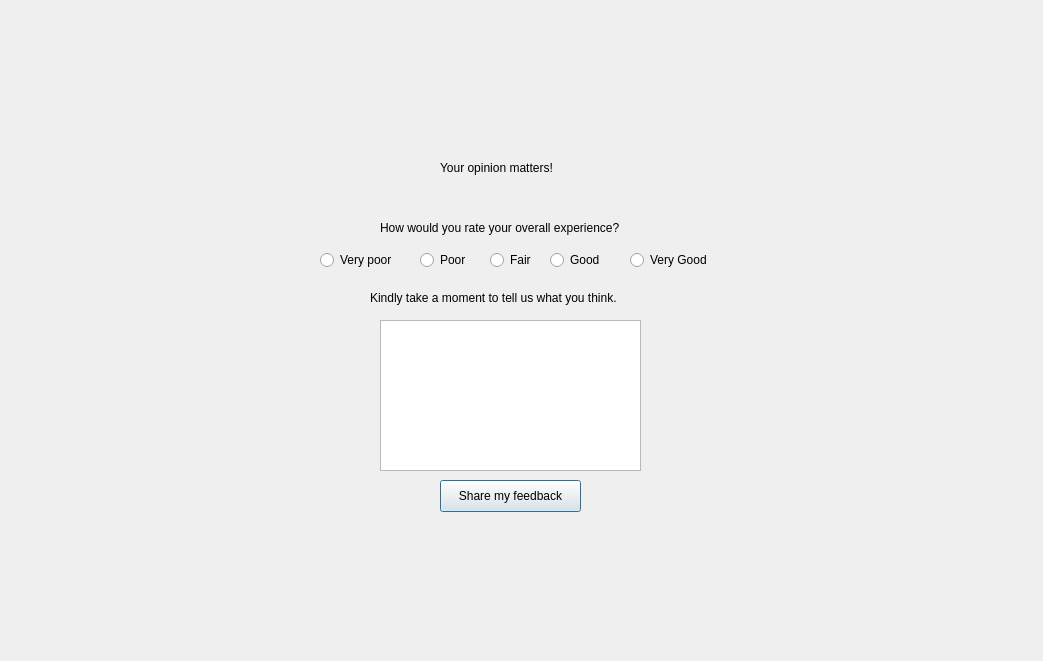
<?xml version="1.0" encoding="UTF-8"?>
<ui version="4.0">
 <class>FeedbackPage</class>
 <widget class="QDialog" name="FeedbackPage">
  <property name="geometry">
   <rect>
    <x>0</x>
    <y>0</y>
    <width>1043</width>
    <height>661</height>
   </rect>
  </property>
  <property name="windowTitle">
   <string>Dialog</string>
  </property>
  <widget class="QTextEdit" name="textEdit_writtenfeedback">
   <property name="geometry">
    <rect>
     <x>380</x>
     <y>320</y>
     <width>261</width>
     <height>151</height>
    </rect>
   </property>
  </widget>
  <widget class="QRadioButton" name="radioButton_poor">
   <property name="geometry">
    <rect>
     <x>420</x>
     <y>250</y>
     <width>99</width>
     <height>20</height>
    </rect>
   </property>
   <property name="text">
    <string>Poor</string>
   </property>
  </widget>
  <widget class="QLabel" name="label_thirdline">
   <property name="geometry">
    <rect>
     <x>370</x>
     <y>290</y>
     <width>281</width>
     <height>16</height>
    </rect>
   </property>
   <property name="text">
    <string>Kindly take a moment to tell us what you think.</string>
   </property>
  </widget>
  <widget class="QRadioButton" name="radioButton_verypoor">
   <property name="geometry">
    <rect>
     <x>320</x>
     <y>250</y>
     <width>99</width>
     <height>20</height>
    </rect>
   </property>
   <property name="text">
    <string>Very poor</string>
   </property>
  </widget>
  <widget class="QLabel" name="label_secondline">
   <property name="geometry">
    <rect>
     <x>380</x>
     <y>220</y>
     <width>271</width>
     <height>16</height>
    </rect>
   </property>
   <property name="text">
    <string>How would you rate your overall experience?</string>
   </property>
  </widget>
  <widget class="QLabel" name="label_firstline">
   <property name="geometry">
    <rect>
     <x>440</x>
     <y>160</y>
     <width>131</width>
     <height>16</height>
    </rect>
   </property>
   <property name="text">
    <string>Your opinion matters!</string>
   </property>
  </widget>
  <widget class="QRadioButton" name="radioButton_Fair">
   <property name="geometry">
    <rect>
     <x>490</x>
     <y>250</y>
     <width>99</width>
     <height>20</height>
    </rect>
   </property>
   <property name="text">
    <string>Fair</string>
   </property>
  </widget>
  <widget class="QPushButton" name="Button_sharemyfeedback">
   <property name="geometry">
    <rect>
     <x>440</x>
     <y>480</y>
     <width>141</width>
     <height>32</height>
    </rect>
   </property>
   <property name="text">
    <string>Share my feedback</string>
   </property>
  </widget>
  <widget class="QRadioButton" name="radioButton_Good_2">
   <property name="geometry">
    <rect>
     <x>550</x>
     <y>250</y>
     <width>99</width>
     <height>20</height>
    </rect>
   </property>
   <property name="text">
    <string>Good</string>
   </property>
  </widget>
  <widget class="QRadioButton" name="radioButton_VeryGood">
   <property name="geometry">
    <rect>
     <x>630</x>
     <y>250</y>
     <width>99</width>
     <height>20</height>
    </rect>
   </property>
   <property name="text">
    <string>Very Good</string>
   </property>
  </widget>
 </widget>
 <resources/>
 <connections/>
</ui>
